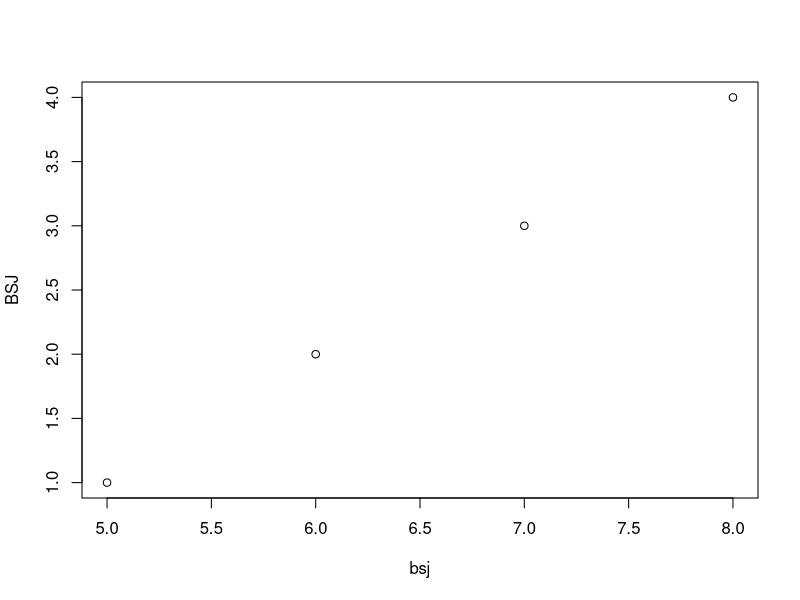

This figure's R source:
# 四則演算
1+2
2-3
3*4
4/5
(2+3)/4
(2+3)/(5-3)

# 関数の利用
sqrt(16)
help(sqrt)

# ベクトルをつかう
bsj <- c(5,6,7,8)
bsj
BSJ <- 1:4
BSJ
bsj + 2
BSJ * 2
mean(bsj)
sd(BSJ)
bsj + BSJ
cor(bsj, BSJ)

# 単純なプロット
plot(bsj,BSJ)

# 行列型のデータ
bsj2 <- matrix(1:10,ncol=2,nrow=5)
bsj2
bsj3 <- matrix(1:10,ncol=2,nrow=5,byrow=TRUE)
bsj3

bsj3[1,]
bsj3[,1]
bsj3[1,2]

# データフレーム型の例
bsj.df <- as.data.frame(bsj2)
bsj.df
bsj.df[,2]
bsj.df$V1

# Rのもつサンプルデータ
data(iris)
summary(iris)
# 構造を見る
str(iris)

# Factor型は特殊
summary(iris$Species)
iris$Species

# list型
BSJ.list <- list(
  names = c("Taro","Hanako","Yoshio","Keiko","Teppei"),
  ID = 1:20,
  height = c(160,150,170,166,132),
  values = matrix(1:100,nrow=20)
)

str(BSJ.list)

# 外部ファイルの読み込み
baseball2016 <- read.csv("baseball2016.csv",
                         fileEncoding="UTF8",
                         na.strings="*")
summary(baseball2016)
str(baseball2016)


